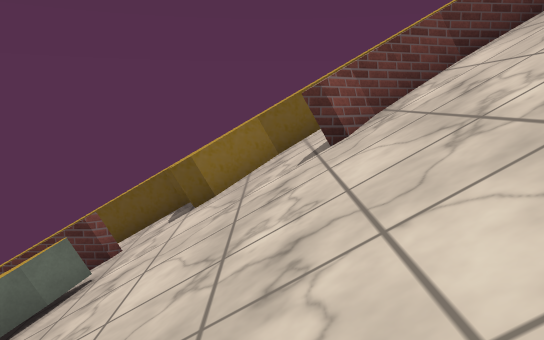
view 1 (above)

12 first-person views from a walk through a scene from a Unity 3-D project. The camera is 1.3 m above the floor, tilts 10° down and sees 70° across. The floor is counted in squares, 1 m on a side. Each view is taken from the middle of a square. On the plan, view 1 faces up. The plan holds only what a view shows up to about 16 squares ahead; the rest is blank. The place goes on beyond the plan. Some surface patterns are stand-ins.

view 2
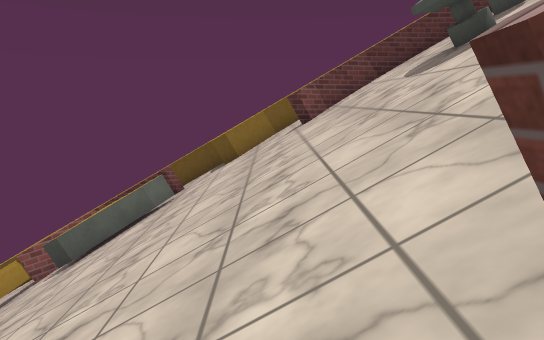

view 3
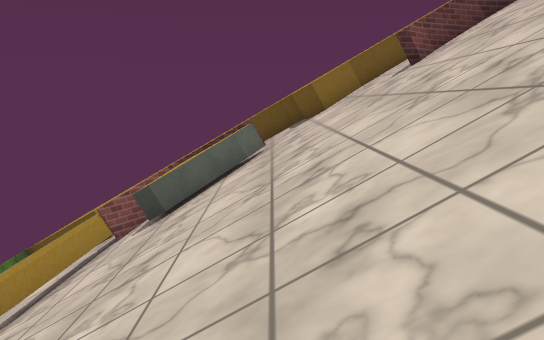

view 4
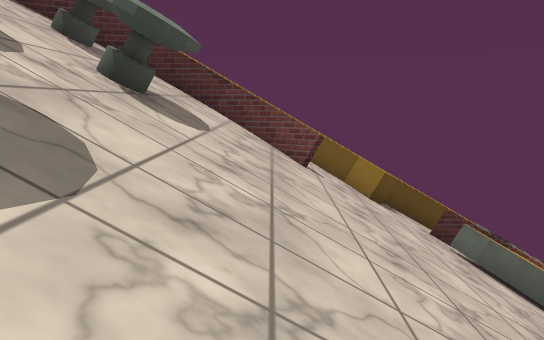

view 5
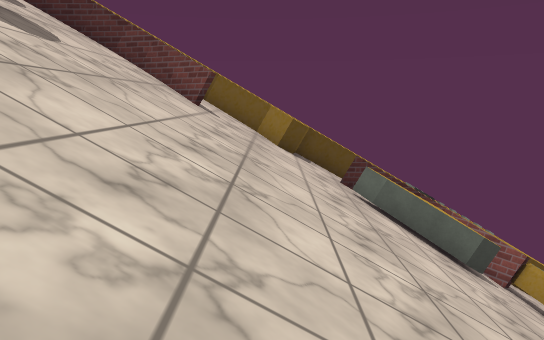

view 6
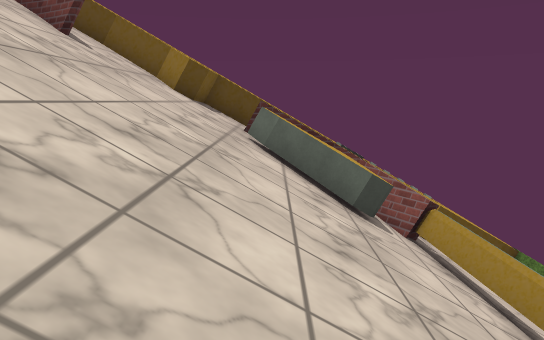

view 7
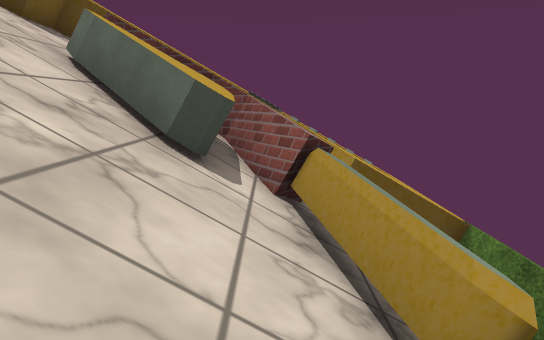

view 8
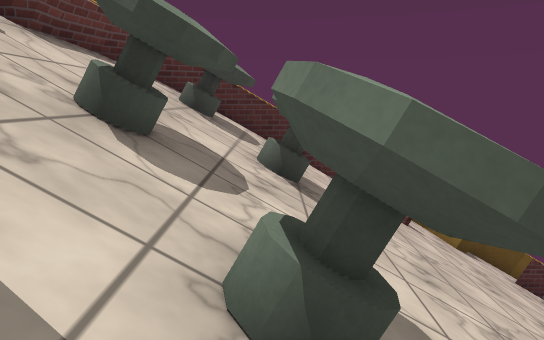

view 9
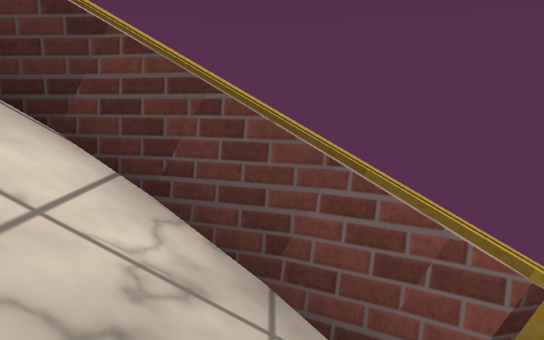

view 10
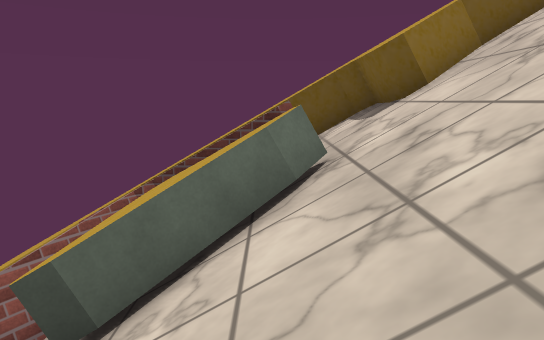

view 11
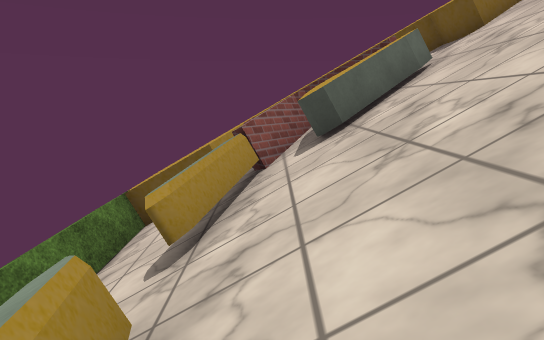

view 12
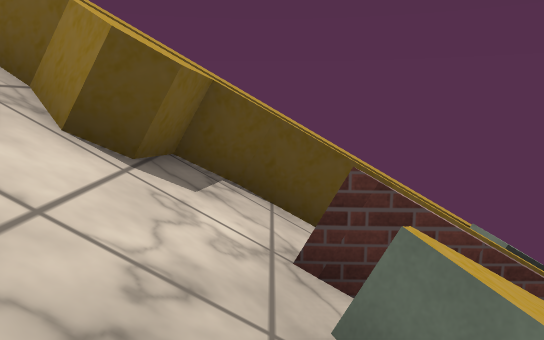

### Floor plan
Key: @ floor where view 1 was taken; # wall or solid block; . main floor; : floor 0.5 m higher than the main floor; - floor 5.25 m lower than the main floor; _ floor 5.75 m lower than the main floor; / step, stairs or slope; = window, fence, low wall or low ledge; ^ raised ledge; O other object.
Columns run from 11 left of view 1 to 7 right of it. Each row starts with its distance up from view 1.
 11 ^^^^^^^^^^^^^^^^
 10  ^^^^^^^^^^^^^^^^
  9  ^^^^  _-^^^^=
  8  ^^^####=^=//#===##
  7 ^^^=##^^=///==///
  6 ^//###^^/////////#
  5 ^//##^^////////=/
  4 ^//#/=////////=#^
  3 ^//#///////////=/
  2 ^ /#/////////////=#
  1   ///////////////##
  0   /#///////@/////=
 -1   /#///////////#/.:
 -2  //#//////////=#^.:
 -3 ^//#/^/////////=/=
 -4 ^ /^#^^//////////##
 -5 ^^^##^^^////=////=#
 -6 ^^^^####=///#====##
 -7 ^^^^  ## ^^=#####
 -8 ^^^OOO##^^^^^##
 -9 ^##OOO########

Positions as (right, up) in squares from view 1, and headings:
1: (0, 0), facing up
2: (0, -6), facing up
3: (-3, -5), facing up
4: (2, 6), facing down
5: (-1, 6), facing down
6: (-4, 5), facing down
7: (-7, 2), facing down
8: (5, 6), facing down
9: (2, -3), facing down
10: (-4, 1), facing up
11: (-7, -3), facing up
12: (-3, -3), facing down
